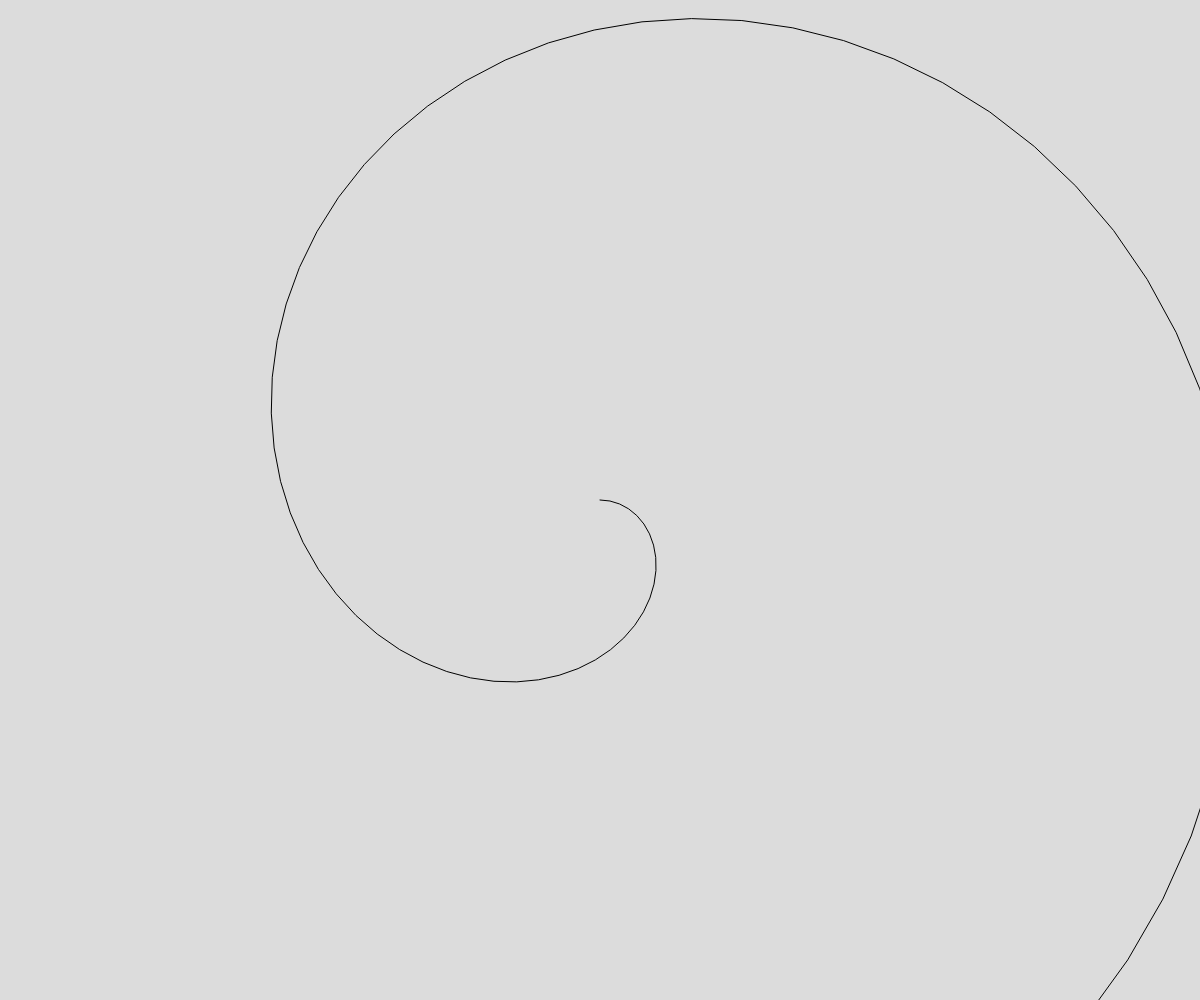
Frame 1 (no input)
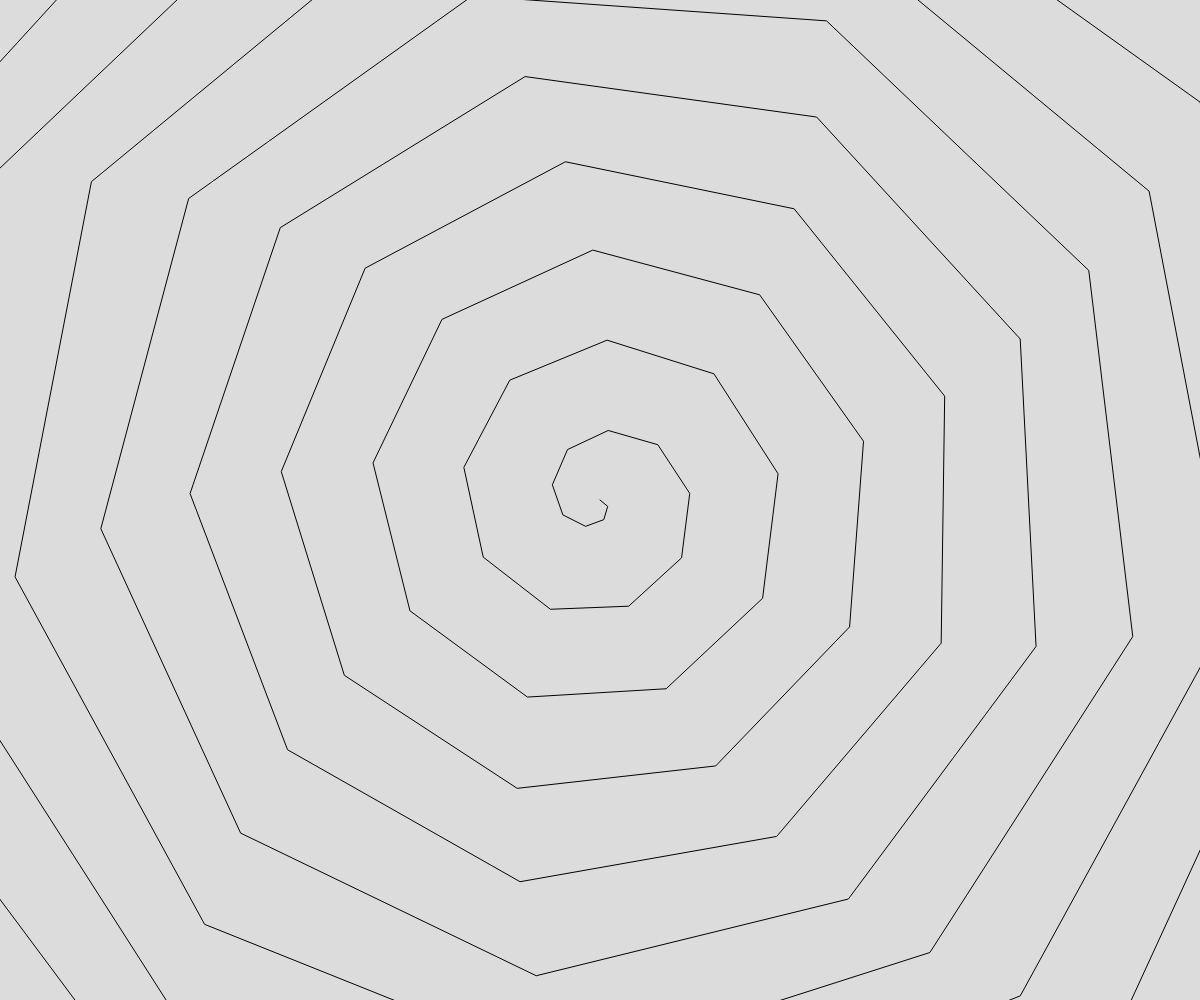
Frame 60 (no input)
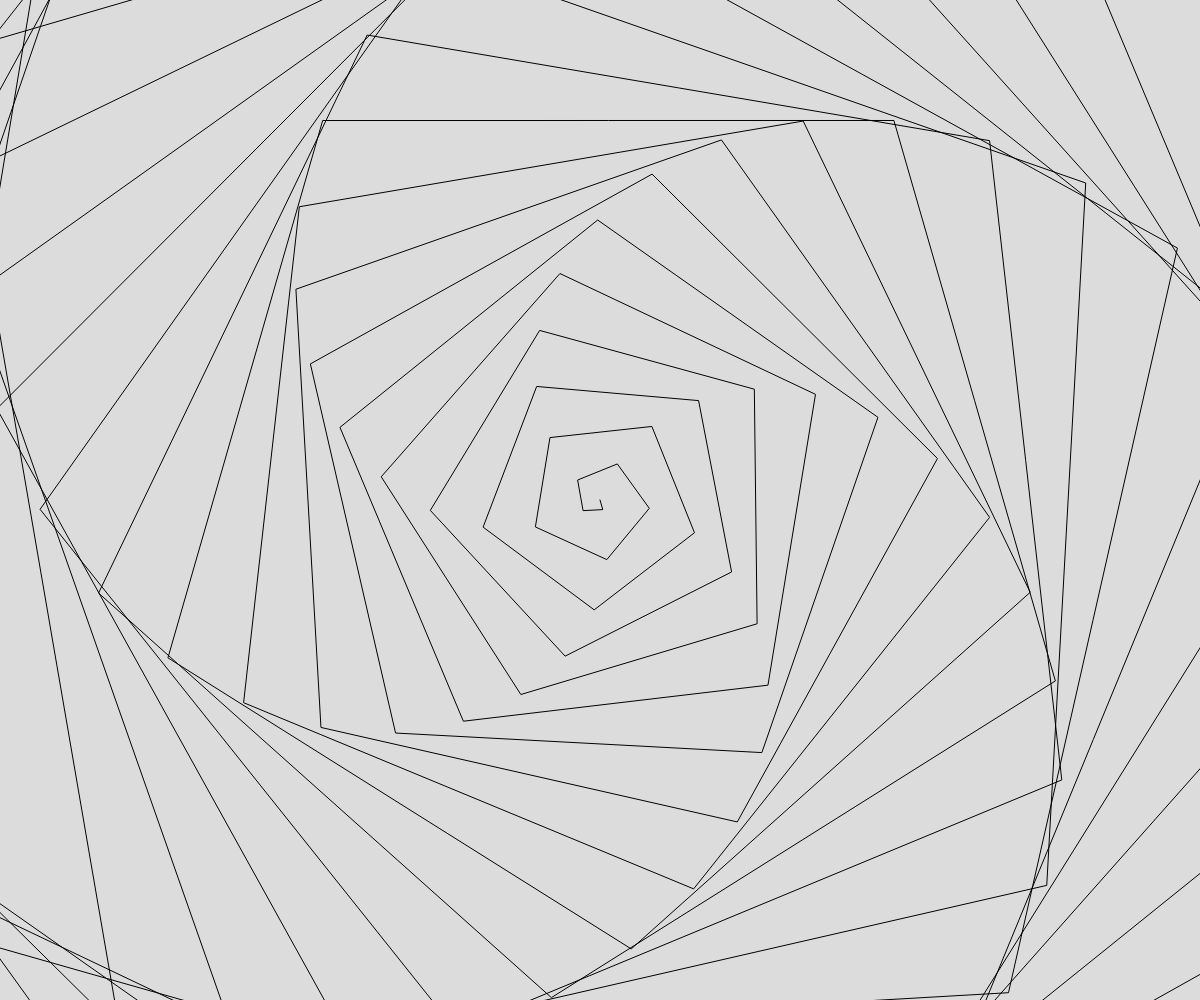
Frame 120 (the mouse pressed at the canvas centre since frame 60)

The p5.js sketch that drew these frames (run headless with seeded random() and noise() and a simulated clock; from frame 60 on, the mouse is pressed at the canvas centre):

// p5.js sketch
// ── sketch.js
let numLoopsSlider;
let speedSlider;
let angleIncrement = 0.1; // Variable para el incremento del ángulo
let numLoops = 100; // Número de vueltas inicial
let speed = 0.02; // Velocidad inicial

function setup() {
  createCanvas(windowWidth, windowHeight);
  numLoopsSlider = createSlider(1, 500, numLoops); // Crea un slider para la cantidad de vueltas
  numLoopsSlider.position(10, height + 10);
  numLoopsSlider.style('width', '380px');

  speedSlider = createSlider(0.01, 0.1, speed); // Crea un slider para la velocidad
  speedSlider.position(10, height + 40);
  speedSlider.style('width', '380px');

  translate(width / 2, height / 2);
}

function draw() {
  background(220);
  noFill();
  stroke(0);
  translate(width / 2, height / 2);

  numLoops = numLoopsSlider.value(); // Obtiene el valor actual del slider de vueltas
  speed = speedSlider.value(); // Obtiene el valor actual del slider de velocidad

  beginShape();
  for (let i = 0; i < numLoops; i++) {
    let radius = i * 10;
    let x = cos(angleIncrement * i) * radius;
    let y = sin(angleIncrement * i) * radius;
    vertex(x, y);
  }
  endShape();

  angleIncrement += speed; // Aumenta el ángulo en función de la velocidad
}
